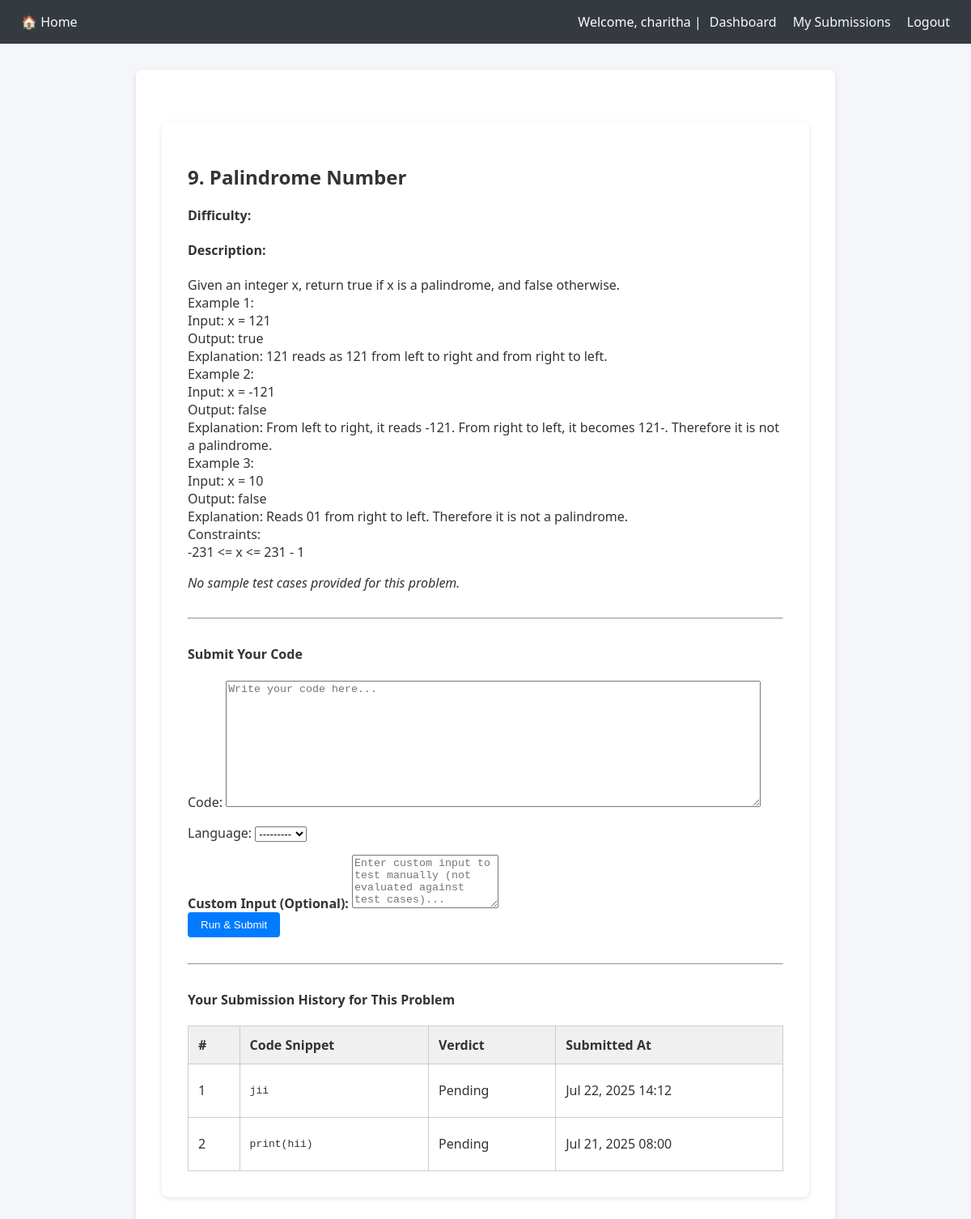
/problems/4/ (signed in), run on the app's committed database.
### judge/models.py (models this page shows, shortened)
class Problem(models.Model):
    title = models.CharField(max_length=200)
    description = models.TextField()
    input_format = models.TextField(blank=True, null=True)
    output_format = models.TextField(blank=True, null=True)
    sample_input = models.TextField(blank=True, null=True)
    sample_output = models.TextField(blank=True, null=True)
    difficulty = models.CharField(max_length=50, default='Easy')
    created_at = models.DateTimeField(auto_now_add=True)
    test_results_json = models.TextField(blank=True, null=True)

class Submission(models.Model):
    user = models.ForeignKey(User, on_delete=models.CASCADE)
    problem = models.ForeignKey(Problem, on_delete=models.CASCADE)
    code = models.TextField()
    language = models.CharField(max_length=10, choices=LANGUAGE_CHOICES)
    submitted_at = models.DateTimeField(auto_now_add=True)
    verdict = models.CharField(max_length=20, default='Pending')
    passed_count = models.IntegerField(default=0)
    total_count = models.IntegerField(default=0)
    output = models.TextField(blank=True, null=True)
    error = models.TextField(blank=True, null=True)

### judge/views.py (the view)
# urls.py: path('problems/<int:pk>/', views.problem_detail, name='problem_detail'),
@login_required
def problem_detail(request, pk):
    problem = get_object_or_404(Problem, pk=pk)
    sample_tests = TestCase.objects.filter(problem=problem, is_hidden=False)
    previous_submissions = Submission.objects.filter(
        user=request.user, problem=problem
    ).order_by('-submitted_at')
    if request.method == "POST":
        form = SubmissionForm(request.POST)
        if form.is_valid():
            custom_input = request.POST.get('custom_input', '')
            submission = form.save(commit=False)
            submission.user = request.user
            submission.problem = problem
            submission.verdict = 'Pending'
            submission.save()
            if custom_input.strip():
                out, err = run_code(submission.code, submission.language, custom_input)
                submission.output = out
                submission.error = err
                submission.verdict = "Accepted" if not err else "Runtime Error"
                submission.save()
                return redirect('submission_detail', submission_id=submission.pk)
            else:
                test_cases = TestCase.objects.filter(problem=problem)
                all_test_results = []
                all_passed = True
                encountered_runtime_error = False
                for case in test_cases:
                    input_data = case.input_data
                    expected_output = case.expected_output.strip()
                    output, error = run_code(submission.code, submission.language, input_data)
                    if error:
                        all_passed = False
                        encountered_runtime_error = True
                        all_test_results.append({
                            "input": input_data,
                            "expected": expected_output,
                            "output": error,
                            "passed": False,
                            "error": True
                        })
                        break
                    output = output.strip()
                    passed = output == expected_output
                    all_test_results.append({
                        "input": input_data,
                        "expected": expected_output,
                        "output": output,
                        "passed": passed
                    })
                    if not passed:
                        all_passed = False
                submission.test_results_json = json.dumps(all_test_results, indent=2)
                if encountered_runtime_error:
                    submission.verdict = 'Runtime Error'
                    submission.error = all_test_results[-1]["output"]
                elif all_passed:
                    submission.verdict = 'Accepted'
                else:
                    submission.verdict = 'Wrong Answer'
                submission.output = '\n'.join(
                    [r["output"] for r in all_test_results if not r.get("error")]
                )
                submission.save()
                return redirect('submission_detail', submission_id=submission.pk)
    else:
        form = SubmissionForm()
    return render(request, 'judge/problem_detail.html', {
        'problem': problem,
        'form': form,
        'sample_tests': sample_tests,     # <-- matches template name
        'submission': None,
        'previous_submissions': previous_submissions,
    })

### judge/forms.py
class SubmissionForm(forms.ModelForm):
    class Meta:
        model = Submission
        fields = ['code', 'language']
        widgets = {
            'code': forms.Textarea(attrs={'rows': 10, 'cols': 80, 'placeholder': 'Write your code here...'}),
        }

### judge/templates/judge/problem_detail.html (shortened to what this page needs)
{% extends 'judge/base.html' %}
{% load static %}
{% block content %}
<div class="container mt-4">
  <h2>{{ problem.title }}</h2>
  <p><strong>Difficulty:</strong> {{ problem.get_difficulty_display }}</p>
  <h4>Description:</h4>
  <p>{{ problem.description|linebreaks }}</p>
  {% if sample_tests %}
    <h4>Sample Test Cases:</h4>
    {% for test in sample_tests %}
      <div class="card mb-2">
        <div class="card-body">
          <strong>Input:</strong>
          <pre class="mb-2">{{ test.input_data }}</pre>
          <strong>Expected Output:</strong>
          <pre class="mb-0">{{ test.expected_output }}</pre>
        </div>
      </div>
    {% endfor %}
  {% else %}
    <p><em>No sample test cases provided for this problem.</em></p>
  {% endif %}
  <hr>
  <h4>Submit Your Code</h4>
  <form method="POST" class="mb-3">
    {{ form.as_p }}
    <label for="custom_input"><strong>Custom Input (Optional):</strong></label>
    <textarea name="custom_input" class="form-control" rows="4"
      placeholder="Enter custom input to test manually (not evaluated against test cases)...">{{ request.POST.custom_input }}</textarea>
    <div class="mt-3">
      <button type="submit" class="btn btn-success">Run & Submit</button>
    </div>
  </form>
  {% if previous_submissions %}
    <hr>
    <h4>Your Submission History for This Problem</h4>
    <table class="table table-bordered table-sm">
      <thead class="thead-dark">
        <tr>
          <th>#</th>
          <th>Code Snippet</th>
          <th>Verdict</th>
          <th>Submitted At</th>
        </tr>
      </thead>
      <tbody>
        {% for sub in previous_submissions %}
          <tr>
            <td>{{ forloop.counter }}</td>
            <td><pre style="max-height: 120px; overflow-y: auto;">{{ sub.code|truncatechars:200 }}</pre></td>
            <td><span class="badge bg-info text-dark">{{ sub.verdict }}</span></td>
            <td>{{ sub.submitted_at|date:"M d, Y H:i" }}</td>
          </tr>
        {% endfor %}
      </tbody>
    </table>
  {% endif %}
</div>
{% endblock %}

### judge/templates/judge/base.html (shortened to what this page needs)
<!DOCTYPE html>
<html>
<head>
</head>
<body>
    <nav>
        <div class="left">
            <a href="{% url 'home' %}">🏠 Home</a>
        </div>
        <div class="right">
            {% if user.is_authenticated %}
                <span>Welcome, {{ user.username }} |</span>
                <a href="{% url 'dashboard' %}">Dashboard</a>
                <a href="{% url 'my_submissions' %}">My Submissions</a>
                <a href="{% url 'logout' %}">Logout</a>
            {% else %}
                <a href="{% url 'login' %}">Login</a>
                <a href="{% url 'register' %}">Register</a>
            {% endif %}
        </div>
    </nav>
    <div class="container">
        {% block content %}{% endblock %}
    </div>
</body>
</html>

### judge/templates/judge/base.html (style rules this page uses)
body { font-family: 'Segoe UI', sans-serif; margin: 0; padding: 0; background-color: #f4f6f9; color: #333; }
nav { background-color: #343a40; padding: 1rem; color: white; display: flex; justify-content: space-between; align-items: center; }
nav .left, nav .right { display: flex; align-items: center; }
nav a { color: #f8f9fa; margin: 0 10px; text-decoration: none; }
.container { max-width: 800px; margin: 2rem auto; background: white; padding: 2rem; border-radius: 8px; box-shadow: 0 2px 6px rgba(0,0,0,0.1); }
table { width: 100%; border-collapse: collapse; margin-top: 1rem; }
table th, table td { border: 1px solid #ccc; padding: 0.75rem; text-align: left; }
table th { background-color: #f0f0f0; }
button { padding: 0.5rem 1rem; background: #007bff; border: none; color: white; border-radius: 4px; cursor: pointer; }
hr { margin: 2rem 0; }

### data on the page
Problem: title "9. Palindrome Number", description "Given an integer x, return true if x is a palindrome, and false otherwise. Example 1: Input: x = 121 Output: true Explanation: 121 reads as 121 from left to right and from right to left. Example 2: Input: x = -121 Output: false Explanation: From left to right, it reads -121. From right to left, it becomes 121-. Therefore it is not a palindrome. Example 3: Input: x = 10 Output: false Explanation: Reads 01 from right to left. Therefore it is not a palindrome. Constraints: -231 <= x <= 231 - 1"
Submission: code "jii", verdict "Pending", submitted_at "Jul 22, 2025 14:12"
Submission: code "print(hii)", verdict "Pending", submitted_at "Jul 21, 2025 08:00"

### other printed values
{{ user.username }} "charitha"
